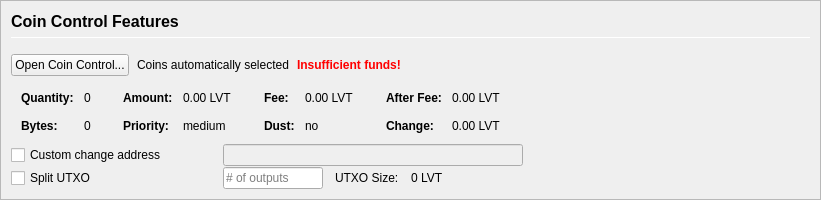
         <widget class="QFrame" name="frameCoinControl">
          <property name="sizePolicy">
           <sizepolicy hsizetype="Expanding" vsizetype="Expanding">
            <horstretch>0</horstretch>
            <verstretch>0</verstretch>
           </sizepolicy>
          </property>
          <property name="maximumSize">
           <size>
            <width>16777215</width>
            <height>16777215</height>
           </size>
          </property>
          <property name="frameShape">
           <enum>QFrame::StyledPanel</enum>
          </property>
          <property name="frameShadow">
           <enum>QFrame::Sunken</enum>
          </property>
          <layout class="QVBoxLayout" name="verticalLayoutCoinControl2">
           <property name="spacing">
            <number>0</number>
           </property>
           <property name="margin">
            <number>0</number>
           </property>
           <item>
            <widget class="QFrame" name="frameCoinControl_BG">
             <layout class="QVBoxLayout" name="verticalLayoutCoinControl" stretch="0,0,0,0,0,0">
              <property name="spacing">
               <number>1</number>
              </property>
              <property name="leftMargin">
               <number>10</number>
              </property>
              <property name="topMargin">
               <number>10</number>
              </property>
              <item>
               <layout class="QHBoxLayout" name="horizontalLayoutCoinControl1">
                <property name="bottomMargin">
                 <number>15</number>
                </property>
                <item>
                 <layout class="QVBoxLayout" name="verticalLayout_3">
                  <property name="spacing">
                   <number>6</number>
                  </property>
                  <item>
                   <widget class="QLabel" name="labelCoinControlFeatures">
                    <property name="sizePolicy">
                     <sizepolicy hsizetype="Preferred" vsizetype="Maximum">
                      <horstretch>0</horstretch>
                      <verstretch>0</verstretch>
                     </sizepolicy>
                    </property>
                    <property name="minimumSize">
                     <size>
                      <width>0</width>
                      <height>20</height>
                     </size>
                    </property>
                    <property name="font">
                     <font>
                      <pointsize>12</pointsize>
                      <weight>75</weight>
                      <bold>true</bold>
                     </font>
                    </property>
                    <property name="styleSheet">
                     <string notr="true">font-weight:bold;</string>
                    </property>
                    <property name="text">
                     <string>Coin Control Features</string>
                    </property>
                   </widget>
                  </item>
                  <item>
                   <widget class="Line" name="line">
                    <property name="minimumSize">
                     <size>
                      <width>0</width>
                      <height>1</height>
                     </size>
                    </property>
                    <property name="maximumSize">
                     <size>
                      <width>16777215</width>
                      <height>1</height>
                     </size>
                    </property>
                    <property name="orientation">
                     <enum>Qt::Horizontal</enum>
                    </property>
                   </widget>
                  </item>
                 </layout>
                </item>
               </layout>
              </item>
              <item>
               <layout class="QHBoxLayout" name="horizontalLayoutCoinControl2" stretch="0,0,0,0">
                <property name="spacing">
                 <number>8</number>
                </property>
                <property name="bottomMargin">
                 <number>10</number>
                </property>
                <item>
                 <widget class="QPushButton" name="pushButtonCoinControl">
                  <property name="styleSheet">
                   <string notr="true"/>
                  </property>
                  <property name="text">
                   <string>Open Coin Control...</string>
                  </property>
                  <property name="autoDefault">
                   <bool>false</bool>
                  </property>
                 </widget>
                </item>
                <item>
                 <widget class="QLabel" name="labelCoinControlAutomaticallySelected">
                  <property name="text">
                   <string>Coins automatically selected</string>
                  </property>
                  <property name="margin">
                   <number>5</number>
                  </property>
                 </widget>
                </item>
                <item>
                 <widget class="QLabel" name="labelCoinControlInsuffFunds">
                  <property name="font">
                   <font>
                    <weight>75</weight>
                    <bold>true</bold>
                   </font>
                  </property>
                  <property name="styleSheet">
                   <string notr="true">color:red;font-weight:bold;</string>
                  </property>
                  <property name="text">
                   <string>Insufficient funds!</string>
                  </property>
                  <property name="margin">
                   <number>5</number>
                  </property>
                 </widget>
                </item>
                <item>
                 <spacer name="horizontalSpacerCoinControl">
                  <property name="orientation">
                   <enum>Qt::Horizontal</enum>
                  </property>
                  <property name="sizeHint" stdset="0">
                   <size>
                    <width>40</width>
                    <height>1</height>
                   </size>
                  </property>
                 </spacer>
                </item>
               </layout>
              </item>
              <item>
               <widget class="QWidget" name="widgetCoinControl" native="true">
                <property name="sizePolicy">
                 <sizepolicy hsizetype="Preferred" vsizetype="Preferred">
                  <horstretch>0</horstretch>
                  <verstretch>0</verstretch>
                 </sizepolicy>
                </property>
                <property name="minimumSize">
                 <size>
                  <width>0</width>
                  <height>0</height>
                 </size>
                </property>
                <property name="styleSheet">
                 <string notr="true"/>
                </property>
                <layout class="QHBoxLayout" name="horizontalLayoutCoinControl5">
                 <property name="margin">
                  <number>0</number>
                 </property>
                 <item>
                  <layout class="QHBoxLayout" name="horizontalLayoutCoinControl3" stretch="0,0,0,1">
                   <property name="spacing">
                    <number>20</number>
                   </property>
                   <property name="topMargin">
                    <number>0</number>
                   </property>
                   <property name="bottomMargin">
                    <number>10</number>
                   </property>
                   <item>
                    <layout class="QFormLayout" name="formLayoutCoinControl1">
                     <property name="horizontalSpacing">
                      <number>10</number>
                     </property>
                     <property name="verticalSpacing">
                      <number>14</number>
                     </property>
                     <property name="leftMargin">
                      <number>10</number>
                     </property>
                     <property name="topMargin">
                      <number>4</number>
                     </property>
                     <property name="rightMargin">
                      <number>6</number>
                     </property>
                     <item row="0" column="0">
                      <widget class="QLabel" name="labelCoinControlQuantityText">
                       <property name="font">
                        <font>
                         <weight>75</weight>
                         <bold>true</bold>
                        </font>
                       </property>
                       <property name="text">
                        <string>Quantity:</string>
                       </property>
                       <property name="margin">
                        <number>0</number>
                       </property>
                      </widget>
                     </item>
                     <item row="0" column="1">
                      <widget class="QLabel" name="labelCoinControlQuantity">
                       <property name="cursor">
                        <cursorShape>IBeamCursor</cursorShape>
                       </property>
                       <property name="contextMenuPolicy">
                        <enum>Qt::ActionsContextMenu</enum>
                       </property>
                       <property name="text">
                        <string notr="true">0</string>
                       </property>
                       <property name="margin">
                        <number>0</number>
                       </property>
                       <property name="textInteractionFlags">
                        <set>Qt::LinksAccessibleByMouse|Qt::TextSelectableByKeyboard|Qt::TextSelectableByMouse</set>
                       </property>
                      </widget>
                     </item>
                     <item row="1" column="0">
                      <widget class="QLabel" name="labelCoinControlBytesText">
                       <property name="font">
                        <font>
                         <weight>75</weight>
                         <bold>true</bold>
                        </font>
                       </property>
                       <property name="text">
                        <string>Bytes:</string>
                       </property>
                      </widget>
                     </item>
                     <item row="1" column="1">
                      <widget class="QLabel" name="labelCoinControlBytes">
                       <property name="cursor">
                        <cursorShape>IBeamCursor</cursorShape>
                       </property>
                       <property name="contextMenuPolicy">
                        <enum>Qt::ActionsContextMenu</enum>
                       </property>
                       <property name="text">
                        <string notr="true">0</string>
                       </property>
                       <property name="textInteractionFlags">
                        <set>Qt::LinksAccessibleByMouse|Qt::TextSelectableByKeyboard|Qt::TextSelectableByMouse</set>
                       </property>
                      </widget>
                     </item>
                    </layout>
                   </item>
                   <item>
                    <layout class="QFormLayout" name="formLayoutCoinControl2">
                     <property name="horizontalSpacing">
                      <number>10</number>
                     </property>
                     <property name="verticalSpacing">
                      <number>14</number>
                     </property>
                     <property name="leftMargin">
                      <number>6</number>
                     </property>
                     <property name="topMargin">
                      <number>4</number>
                     </property>
                     <property name="rightMargin">
                      <number>6</number>
                     </property>
                     <item row="0" column="0">
                      <widget class="QLabel" name="labelCoinControlAmountText">
                       <property name="font">
                        <font>
                         <weight>75</weight>
                         <bold>true</bold>
                        </font>
                       </property>
                       <property name="text">
                        <string>Amount:</string>
                       </property>
                       <property name="margin">
                        <number>0</number>
                       </property>
                      </widget>
                     </item>
                     <item row="0" column="1">
                      <widget class="QLabel" name="labelCoinControlAmount">
                       <property name="cursor">
                        <cursorShape>IBeamCursor</cursorShape>
                       </property>
                       <property name="contextMenuPolicy">
                        <enum>Qt::ActionsContextMenu</enum>
                       </property>
                       <property name="text">
                        <string notr="true">0.00 LVT</string>
                       </property>
                       <property name="textInteractionFlags">
                        <set>Qt::LinksAccessibleByMouse|Qt::TextSelectableByKeyboard|Qt::TextSelectableByMouse</set>
                       </property>
                      </widget>
                     </item>
                     <item row="1" column="0">
                      <widget class="QLabel" name="labelCoinControlPriorityText">
                       <property name="font">
                        <font>
                         <weight>75</weight>
                         <bold>true</bold>
                        </font>
                       </property>
                       <property name="text">
                        <string>Priority:</string>
                       </property>
                      </widget>
                     </item>
                     <item row="1" column="1">
                      <widget class="QLabel" name="labelCoinControlPriority">
                       <property name="cursor">
                        <cursorShape>IBeamCursor</cursorShape>
                       </property>
                       <property name="contextMenuPolicy">
                        <enum>Qt::ActionsContextMenu</enum>
                       </property>
                       <property name="text">
                        <string>medium</string>
                       </property>
                       <property name="textInteractionFlags">
                        <set>Qt::LinksAccessibleByMouse|Qt::TextSelectableByKeyboard|Qt::TextSelectableByMouse</set>
                       </property>
                      </widget>
                     </item>
                    </layout>
                   </item>
                   <item>
                    <layout class="QFormLayout" name="formLayoutCoinControl3">
                     <property name="horizontalSpacing">
                      <number>10</number>
                     </property>
                     <property name="verticalSpacing">
                      <number>14</number>
                     </property>
                     <property name="leftMargin">
                      <number>6</number>
                     </property>
                     <property name="topMargin">
                      <number>4</number>
                     </property>
                     <property name="rightMargin">
                      <number>6</number>
                     </property>
                     <item row="0" column="0">
                      <widget class="QLabel" name="labelCoinControlFeeText">
                       <property name="font">
                        <font>
                         <weight>75</weight>
                         <bold>true</bold>
                        </font>
                       </property>
                       <property name="text">
                        <string>Fee:</string>
                       </property>
                       <property name="margin">
                        <number>0</number>
                       </property>
                      </widget>
                     </item>
                     <item row="0" column="1">
                      <widget class="QLabel" name="labelCoinControlFee">
                       <property name="cursor">
                        <cursorShape>IBeamCursor</cursorShape>
                       </property>
                       <property name="contextMenuPolicy">
                        <enum>Qt::ActionsContextMenu</enum>
                       </property>
                       <property name="text">
                        <string notr="true">0.00 LVT</string>
                       </property>
                       <property name="textInteractionFlags">
                        <set>Qt::LinksAccessibleByMouse|Qt::TextSelectableByKeyboard|Qt::TextSelectableByMouse</set>
                       </property>
                      </widget>
                     </item>
                     <item row="1" column="0">
                      <widget class="QLabel" name="labelCoinControlLowOutputText">
                       <property name="font">
                        <font>
                         <weight>75</weight>
                         <bold>true</bold>
                        </font>
                       </property>
                       <property name="text">
                        <string>Dust:</string>
                       </property>
                      </widget>
                     </item>
                     <item row="1" column="1">
                      <widget class="QLabel" name="labelCoinControlLowOutput">
                       <property name="cursor">
                        <cursorShape>IBeamCursor</cursorShape>
                       </property>
                       <property name="contextMenuPolicy">
                        <enum>Qt::ActionsContextMenu</enum>
                       </property>
                       <property name="text">
                        <string>no</string>
                       </property>
                       <property name="textInteractionFlags">
                        <set>Qt::LinksAccessibleByMouse|Qt::TextSelectableByKeyboard|Qt::TextSelectableByMouse</set>
                       </property>
                      </widget>
                     </item>
                    </layout>
                   </item>
                   <item>
                    <layout class="QFormLayout" name="formLayoutCoinControl4">
                     <property name="horizontalSpacing">
                      <number>10</number>
                     </property>
                     <property name="verticalSpacing">
                      <number>14</number>
                     </property>
                     <property name="leftMargin">
                      <number>6</number>
                     </property>
                     <property name="topMargin">
                      <number>4</number>
                     </property>
                     <property name="rightMargin">
                      <number>6</number>
                     </property>
                     <item row="0" column="0">
                      <widget class="QLabel" name="labelCoinControlAfterFeeText">
                       <property name="font">
                        <font>
                         <weight>75</weight>
                         <bold>true</bold>
                        </font>
                       </property>
                       <property name="text">
                        <string>After Fee:</string>
                       </property>
                       <property name="margin">
                        <number>0</number>
                       </property>
                      </widget>
                     </item>
                     <item row="0" column="1">
                      <widget class="QLabel" name="labelCoinControlAfterFee">
                       <property name="cursor">
                        <cursorShape>IBeamCursor</cursorShape>
                       </property>
                       <property name="contextMenuPolicy">
                        <enum>Qt::ActionsContextMenu</enum>
                       </property>
                       <property name="text">
                        <string notr="true">0.00 LVT</string>
                       </property>
                       <property name="textInteractionFlags">
                        <set>Qt::LinksAccessibleByMouse|Qt::TextSelectableByKeyboard|Qt::TextSelectableByMouse</set>
                       </property>
                      </widget>
                     </item>
                     <item row="1" column="0">
                      <widget class="QLabel" name="labelCoinControlChangeText">
                       <property name="font">
                        <font>
                         <weight>75</weight>
                         <bold>true</bold>
                        </font>
                       </property>
                       <property name="text">
                        <string>Change:</string>
                       </property>
                      </widget>
                     </item>
                     <item row="1" column="1">
                      <widget class="QLabel" name="labelCoinControlChange">
                       <property name="cursor">
                        <cursorShape>IBeamCursor</cursorShape>
                       </property>
                       <property name="contextMenuPolicy">
                        <enum>Qt::ActionsContextMenu</enum>
                       </property>
                       <property name="text">
                        <string notr="true">0.00 LVT</string>
                       </property>
                       <property name="textInteractionFlags">
                        <set>Qt::LinksAccessibleByMouse|Qt::TextSelectableByKeyboard|Qt::TextSelectableByMouse</set>
                       </property>
                      </widget>
                     </item>
                    </layout>
                   </item>
                  </layout>
                 </item>
                </layout>
               </widget>
              </item>
              <item>
               <layout class="QHBoxLayout" name="horizontalLayoutCoinControl4">
                <property name="spacing">
                 <number>12</number>
                </property>
                <property name="sizeConstraint">
                 <enum>QLayout::SetDefaultConstraint</enum>
                </property>
                <property name="topMargin">
                 <number>0</number>
                </property>
                <property name="rightMargin">
                 <number>0</number>
                </property>
                <item>
                 <widget class="QCheckBox" name="checkBoxCoinControlChange">
                  <property name="sizePolicy">
                   <sizepolicy hsizetype="Preferred" vsizetype="Preferred">
                    <horstretch>0</horstretch>
                    <verstretch>0</verstretch>
                   </sizepolicy>
                  </property>
                  <property name="minimumSize">
                   <size>
                    <width>200</width>
                    <height>0</height>
                   </size>
                  </property>
                  <property name="maximumSize">
                   <size>
                    <width>200</width>
                    <height>16777215</height>
                   </size>
                  </property>
                  <property name="toolTip">
                   <string>If this is activated, but the change address is empty or invalid, change will be sent to a newly generated address.</string>
                  </property>
                  <property name="text">
                   <string>Custom change address</string>
                  </property>
                 </widget>
                </item>
                <item>
                 <widget class="QValidatedLineEdit" name="lineEditCoinControlChange">
                  <property name="enabled">
                   <bool>false</bool>
                  </property>
                  <property name="sizePolicy">
                   <sizepolicy hsizetype="Preferred" vsizetype="Preferred">
                    <horstretch>0</horstretch>
                    <verstretch>0</verstretch>
                   </sizepolicy>
                  </property>
                  <property name="minimumSize">
                   <size>
                    <width>300</width>
                    <height>0</height>
                   </size>
                  </property>
                 </widget>
                </item>
                <item>
                 <widget class="QLabel" name="labelCoinControlChangeLabel">
                  <property name="sizePolicy">
                   <sizepolicy hsizetype="Preferred" vsizetype="Preferred">
                    <horstretch>0</horstretch>
                    <verstretch>0</verstretch>
                   </sizepolicy>
                  </property>
                  <property name="minimumSize">
                   <size>
                    <width>100</width>
                    <height>0</height>
                   </size>
                  </property>
                  <property name="text">
                   <string/>
                  </property>
                  <property name="margin">
                   <number>3</number>
                  </property>
                 </widget>
                </item>
               </layout>
              </item>
              <item>
               <layout class="QHBoxLayout" name="horizontalLayoutCoinControl6">
                <property name="spacing">
                 <number>12</number>
                </property>
                <property name="rightMargin">
                 <number>0</number>
                </property>
                <item>
                 <widget class="QCheckBox" name="splitBlockCheckBox">
                  <property name="sizePolicy">
                   <sizepolicy hsizetype="Preferred" vsizetype="Preferred">
                    <horstretch>0</horstretch>
                    <verstretch>0</verstretch>
                   </sizepolicy>
                  </property>
                  <property name="minimumSize">
                   <size>
                    <width>200</width>
                    <height>0</height>
                   </size>
                  </property>
                  <property name="maximumSize">
                   <size>
                    <width>200</width>
                    <height>16777215</height>
                   </size>
                  </property>
                  <property name="text">
                   <string>Split UTXO</string>
                  </property>
                 </widget>
                </item>
                <item>
                 <widget class="QLineEdit" name="splitBlockLineEdit">
                  <property name="sizePolicy">
                   <sizepolicy hsizetype="Preferred" vsizetype="Preferred">
                    <horstretch>50</horstretch>
                    <verstretch>0</verstretch>
                   </sizepolicy>
                  </property>
                  <property name="minimumSize">
                   <size>
                    <width>100</width>
                    <height>0</height>
                   </size>
                  </property>
                  <property name="maximumSize">
                   <size>
                    <width>100</width>
                    <height>16777215</height>
                   </size>
                  </property>
                  <property name="placeholderText">
                   <string># of outputs</string>
                  </property>
                 </widget>
                </item>
                <item>
                 <widget class="QLabel" name="labelBlockSizeText">
                  <property name="text">
                   <string>UTXO Size:</string>
                  </property>
                 </widget>
                </item>
                <item>
                 <widget class="QLabel" name="labelBlockSize">
                  <property name="text">
                   <string>0 LVT</string>
                  </property>
                 </widget>
                </item>
                <item>
                 <spacer name="horizontalSpacer_7">
                  <property name="orientation">
                   <enum>Qt::Horizontal</enum>
                  </property>
                  <property name="sizeHint" stdset="0">
                   <size>
                    <width>40</width>
                    <height>20</height>
                   </size>
                  </property>
                 </spacer>
                </item>
               </layout>
              </item>
              <item>
               <spacer name="verticalSpacerCoinControl">
                <property name="orientation">
                 <enum>Qt::Vertical</enum>
                </property>
                <property name="sizeHint" stdset="0">
                 <size>
                  <width>800</width>
                  <height>1</height>
                 </size>
                </property>
               </spacer>
              </item>
             </layout>
            </widget>
           </item>
          </layout>
         </widget>
